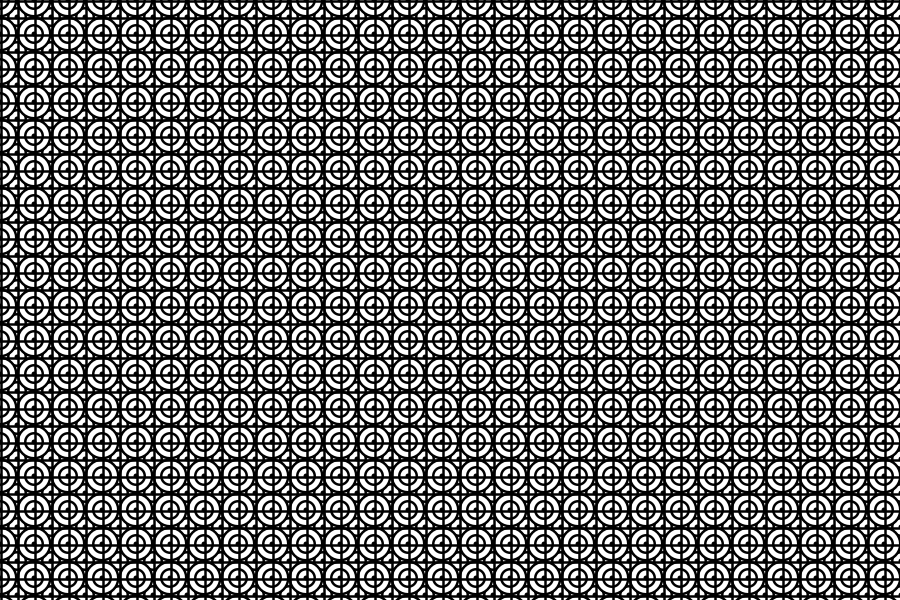
Frame 1 (no input)
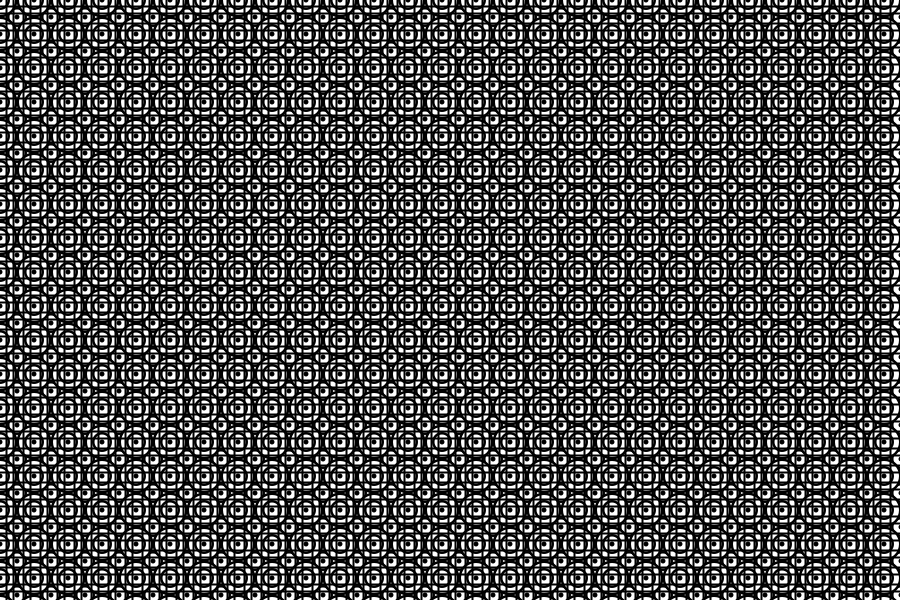
Frame 60 (the mouse pressed at the canvas centre just before this capture)
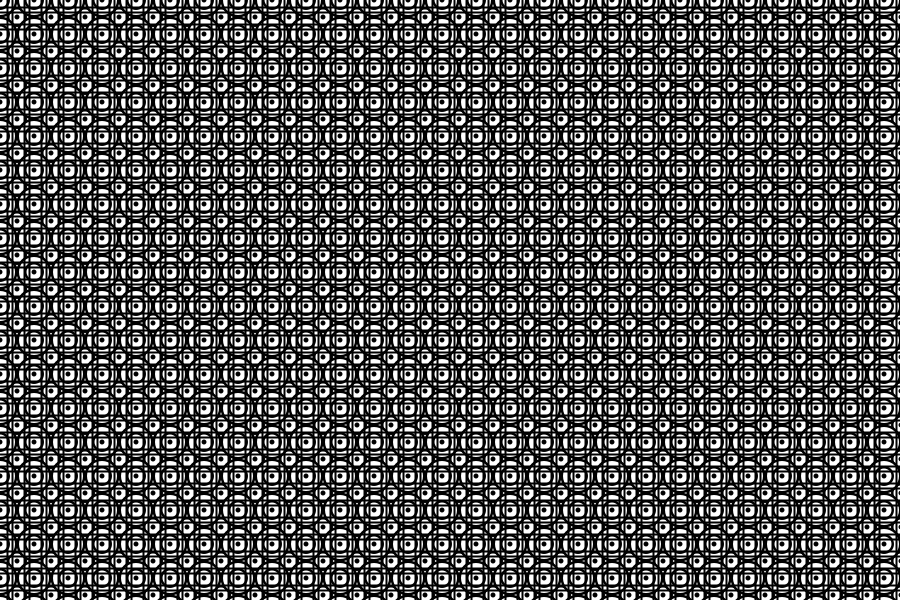
Frame 120 (the mouse held since frame 60 and released just before this capture)

The Processing sketch that drew these frames (run headless with seeded random() and noise(); from frame 60 on, the mouse is pressed at the canvas centre):

// Processing sketch: processing_8620
// ── processing_8620.pde

//Global Variables
float lineMove=1;
float lineMove2=1; 
 
void setup(){
size(900,600);
smooth();
}

void draw(){
  
// Draw Ellipses, see code outside of void draw
for (int a=17; a<width+34; a+=34){
for (int b=17; b<height+34; b+=34){
drawEllipse (a,b,5);
}
}
for (int c=0; c<width+34; c+=34){
for (int d=0; d<height+34; d+=34){
drawEllipse (c,d,5);
}
}

//1st set of horizontal lines - moving down
for (int y=0; y<height; y +=17) {
stroke (0,0,0);
strokeWeight (2);
line (0,y+lineMove,width,y+lineMove);
}

//1st set of verticle lines - moving right
for (int x=0; x<width; x +=17) {
  line (x+lineMove,0,x+lineMove,height);
}

//2nd set of horizontal lines - moving up
for (int y=0; y<height; y +=17) {
stroke (0,0,0);
strokeWeight (2);
line (0,y+lineMove2,width,y+lineMove2);
}

//2nd set of vert lines - moving left
for (int x=0; x<width; x +=17) {
  line (x+lineMove2,0,x+lineMove2,height);
}

//Move Lines
lineMove=lineMove+1;
lineMove2=lineMove2-1;

//Reset lines to 0 for 'looping' effect
if (lineMove>17){
  lineMove=0;
}
if (lineMove2 < -17){
  lineMove2=0;
}
}

//Put this outside of draw to finish drawing ellipses
void drawEllipse (int e, int f, int r){
noStroke();
fill (0);
ellipse (e,f,r*7,r*7);
fill (255);
ellipse (e,f,r*6,r*6);
fill (0);
ellipse (e,f,r*4,r*4);
fill (255);
ellipse (e,f,r*3,r*3);
fill (0);
ellipse (e,f,r*1,r*1);
}


//SCOTT - Rose helped you A LOT!!!
